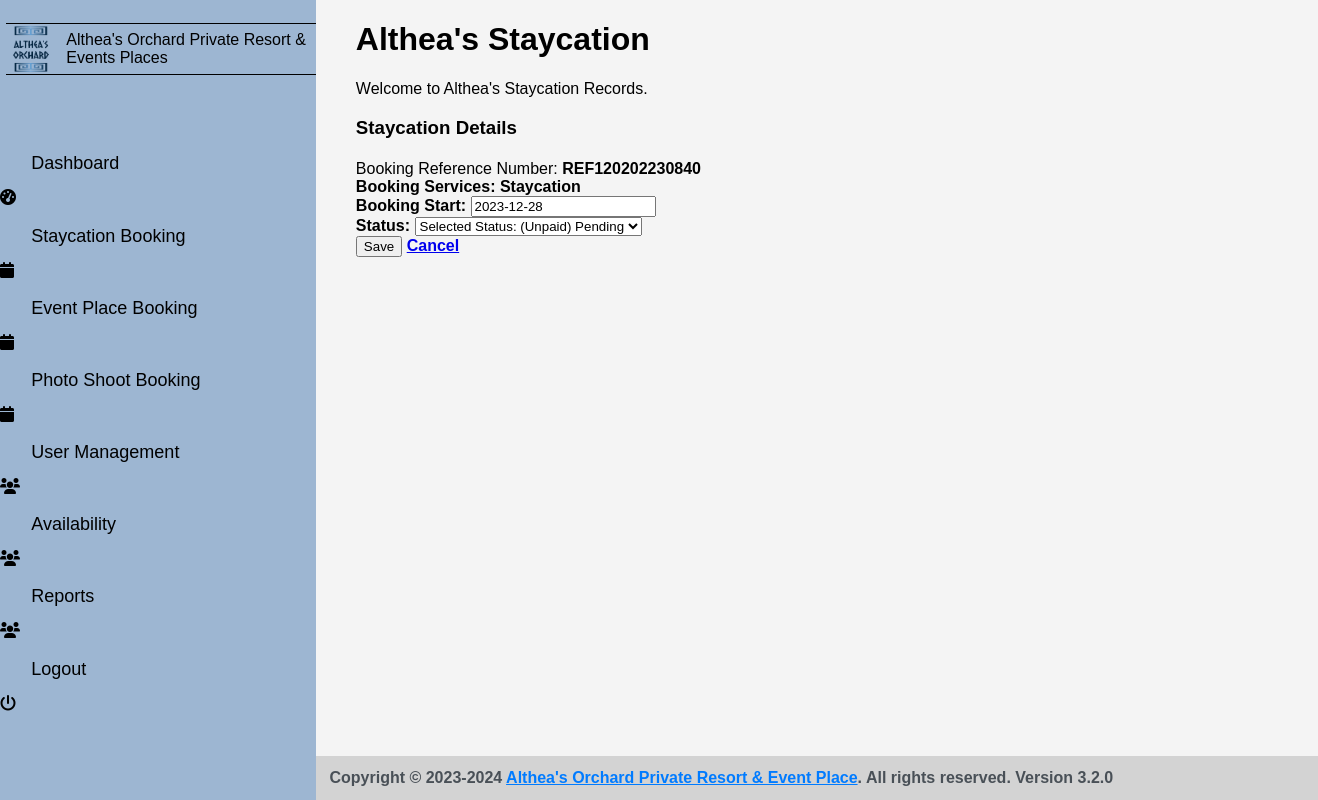
The app's page /admin/staycation-update.php?app_id=152&action=2 with its own data.
### tables this page shows
CREATE TABLE IF NOT EXISTS `book_details` (
  `booking_id` int NOT NULL AUTO_INCREMENT,
  `booking_ref_no` varchar(255) NOT NULL,
  `booking_services` varchar(255) NOT NULL,
  `booking_start` varchar(200) NOT NULL,
  `booking_end` varchar(200) NOT NULL,
  `regular_accommodation` varchar(225) NOT NULL,
  `date_range` varchar(225) NOT NULL,
  `additional_package` int NOT NULL,
  `total` varchar(200) NOT NULL,
  `status` varchar(225) NOT NULL,
  `book_by` varchar(200) NOT NULL,
  PRIMARY KEY (`booking_id`)
);

### admin/staycation-update.php (the view, shortened to what this page needs)
<?php
require_once "connect.php";
?>
<!DOCTYPE html>
<html>
<head>
    <link rel="stylesheet" href="https://cdnjs.cloudflare.com/ajax/libs/font-awesome/6.0.0-beta3/css/all.min.css">
    <link rel="stylesheet" type="text/css" href="css/staycation.css">
  <link rel="stylesheet" href="https://code.ionicframework.com/ionicons/2.0.1/css/ionicons.min.css">
</head>
<body onload="myfunction()" class="hold-transition sidebar-mini layout-fixed" >
<div class="wrapper">
    <div class="sidebar">
        <div class="sidebar-header">
            <img src="../img/logo2.png" class="logo "alt="Logo">
            <div class="header-text">
    <span class="logo-text">Althea's Orchard Private Resort &
        <br>Events Places</span>
</div>
        </div>
        <a href="home.php">Dashboard</a>
        <i class="nav-icon fas fa-tachometer-alt"></i>
        <a href="staycation.php" class="active" >Staycation Booking</a>
        <i class="nav-icon fas fa-calendar"></i>
        <a href="eventplace.php">Event Place Booking</a>
        <i class="nav-icon fas fa-calendar"></i>
        <a href="photoshoot.php">Photo Shoot Booking</a>
        <i class="nav-icon fas fa-calendar"></i>
        <a href="management.php">User Management</a>
        <i class="nav-icon fas fa-users"></i>
        <a href="available.php">Availability</a>
        <i class="nav-icon fas fa-users"></i>
        <a href="reports.php">Reports</a>
        <i class="nav-icon fas fa-users"></i>
        <a href="logout.php" >Logout</a>
        <i class="nav-icon fas fa-power-off"></i>
    </div>
    <div class="content">
    <h1>Althea's Staycation</h1>
    <p>Welcome to Althea's Staycation Records.</p>
<h3>Staycation Details</h3>
<div class="card-body p-0 booking-table">
    <div class="table-responsive booking-table-responsive">
                <?php
                $app_id = $_GET['app_id'];
                $q_e = $conn->query("SELECT * FROM `book_details` WHERE `booking_id`='$app_id'");
    		    $f_e = $q_e->fetch_array();
                ?>
		<form method = "POST" action = "<?php echo htmlspecialchars($_SERVER["PHP_SELF"]); ?>" enctype = "multipart/form-data"autocomplete="off" >
    <div class="row">
        <div class="col-md-6">
            <div class="form-group">
                <label for="booking_ref_no">Booking Reference Number:</label>
                <b><?php echo $f_e['booking_ref_no'] ?><b>
            </div>
            <div class="form-group">
                <label for="booking_services">Booking Services:</label>
                <b><?php echo $f_e['booking_services'] ?></b>
            </div>
        </div>
        <div class="col-md-6">
            <div class="form-group">
                <label for="booking_start">Booking Start:</label>
                <input type="text" class="form-control" value="<?php echo $f_e['booking_start'] ?>" readonly>
            </div>
        </div>
    </div>
    <div class="form-group">
        <label for="status">Status:</label>
        <select class="form-control" name="status">
            <option value="<?php echo $f_e['status'] ?>">Selected Status: <?php
            if($f_e['status']==1){
                    echo "(Fully Paid) Success";
            }elseif($f_e['status']==2){
                    echo "(50% Paid) Approved";
            }elseif($f_e['status']==3){
                    echo "(Unpaid) Pending";
            }elseif($f_e['status']==4){
                echo "Cancelled";
        }
            ?></option>
        </select>
    </div>
    <div class="form-group">
        <button type="submit" class="btn btn-primary" name="save_update">Save</button>
        <a href="staycation.php" class="btn btn-danger">Cancel</a>
    </div>
</form>
                </div>
              </div>
            </div>
          </div>
<footer class="main-footer">
    <strong>Copyright &copy; 2023-2024 <a href="#">Althea's Orchard Private Resort & Event Place</a>.</strong>
    All rights reserved.  <b>Version</b> 3.2.0
  </footer>
</body>
</html>

### admin/css/staycation.css (style rules this page uses)
body { font-family: Arial, sans-serif; margin: 0; padding: 0; background-color: #f4f4f4; }
.sidebar { height: 100%; width: 24%; position: fixed; top: 0; left: 0; background-color: #9DB6D2; padding-top: 20px; }
.sidebar-header { border-top: 1px solid black; border-bottom: 1px solid black; display: flex; align-items: center; justify-content: flex-start; margin-left: 2%; margin-bottom: 20%; margin-top: 1%; }
.sidebar-header img { width: 50px; margin-right: 10px; color: white; }
.sidebar a { padding: 15px 25px; margin-top: 1%; text-decoration: none; margin-left: 2%; font-size: 18px; color: black; display: block; transition: 0.3s; }
.content { max-width: 800px; margin: 0 auto; margin-left: 27%; }
.main-footer { background-color: lightgray; color: #495057; padding: 1%; text-align: left; position: fixed; bottom: 0; margin-left: 24%; width: 100%; }
.main-footer a { color: #007bff; }
.card-body.booking-table { padding: 5%; margin-left: -5%; }
.booking-table { width: 118%; margin-top: 1%; }
.booking-table-responsive { overflow-x: auto; margin-bottom: -1%; margin-top: -4%; }

### records on screen
book_details: booking_ref_no "REF120202230840", booking_services "Staycation", booking_start "2023-12-28"
